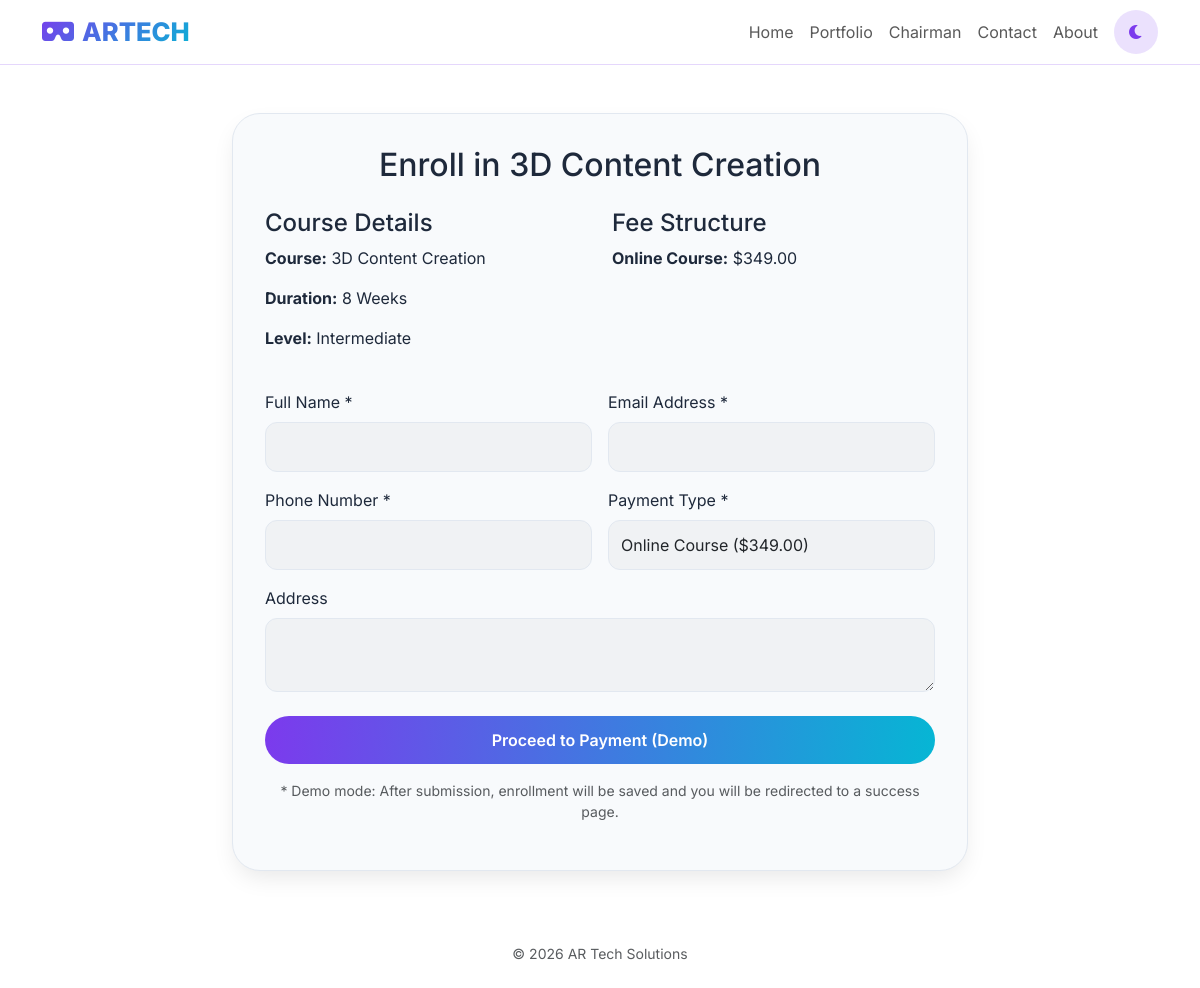
Page /enroll.php?course_id=6 on the committed database.
### tables this page shows
CREATE TABLE `courses` (
  `id` int(11) NOT NULL,
  `title` varchar(255) NOT NULL,
  `description` text DEFAULT NULL,
  `short_description` text DEFAULT NULL,
  `icon_class` varchar(100) DEFAULT 'fas fa-cube',
  `link_url` varchar(255) DEFAULT '#',
  `image_url` varchar(500) DEFAULT NULL,
  `duration` varchar(50) DEFAULT NULL,
  `total_classes` int(11) DEFAULT 0,
  `total_projects` int(11) DEFAULT 0,
  `instructor_name` varchar(255) DEFAULT NULL,
  `instructor_bio` text DEFAULT NULL,
  `instructor_image` varchar(500) DEFAULT NULL,
  `curriculum` longtext DEFAULT NULL CHECK (json_valid(`curriculum`)),
  `career_outcomes` text DEFAULT NULL,
  `prerequisites` text DEFAULT NULL,
  `software_learned` text DEFAULT NULL,
  `is_popular` tinyint(4) DEFAULT 0,
  `level` varchar(50) DEFAULT NULL,
  `price` decimal(10,2) NOT NULL DEFAULT 0.00,
  `price_offline` decimal(10,2) DEFAULT 0.00,
  `enrolled_students` int(11) NOT NULL DEFAULT 0,
  `status` tinyint(1) NOT NULL DEFAULT 1,
  `order_position` int(11) DEFAULT 0,
  `created_at` timestamp NOT NULL DEFAULT current_timestamp()
);

### enroll.php (the view, shortened to what this page needs)
<?php
require_once 'config.php';
$course_id = isset($_GET['course_id']) ? intval($_GET['course_id']) : 0;
$stmt = $pdo->prepare("SELECT * FROM courses WHERE id = ? AND status = 1");
$stmt->execute([$course_id]);
$course = $stmt->fetch();
?>
<!DOCTYPE html>
<html lang="en">
<head>
    <link href="https://cdn.jsdelivr.net/npm/bootstrap@5.3.0-alpha1/dist/css/bootstrap.min.css" rel="stylesheet">
    <link rel="stylesheet" href="https://cdnjs.cloudflare.com/ajax/libs/font-awesome/6.0.0-beta3/css/all.min.css">
</head>
<body>
<nav class="navbar navbar-expand-lg glass-nav">
    <div class="container">
        <a class="navbar-brand" href="index.php"><i class="fas fa-vr-cardboard me-2"></i>ARTECH</a>
        <div class="collapse navbar-collapse" id="navbarNav">
            <ul class="navbar-nav ms-auto">
                <li class="nav-item"><a class="nav-link" href="index.php">Home</a></li>
                <li class="nav-item"><a class="nav-link" href="portfolio.php">Portfolio</a></li>
                <li class="nav-item"><a class="nav-link" href="chairman-speech.php">Chairman</a></li>
                <li class="nav-item"><a class="nav-link" href="contact.php">Contact</a></li>
                <li class="nav-item"><a class="nav-link" href="about.php">About</a></li>
            </ul>
            <button id="darkModeToggle" class="dark-toggle ms-2"><i class="fas fa-moon"></i></button>
        </div>
    </div>
</nav>
<main class="container py-5">
    <div class="row justify-content-center">
        <div class="col-lg-8">
            <div class="glass-card">
                <h2 class="text-center mb-4">Enroll in <?php echo htmlspecialchars($course['title']); ?></h2>
                <div class="row mb-4">
                    <div class="col-md-6">
                        <h4>Course Details</h4>
                        <p><strong>Course:</strong> <?php echo htmlspecialchars($course['title']); ?></p>
                        <p><strong>Duration:</strong> <?php echo htmlspecialchars($course['duration']); ?></p>
                        <p><strong>Level:</strong> <?php echo htmlspecialchars($course['level']); ?></p>
                    </div>
                    <div class="col-md-6">
                        <h4>Fee Structure</h4>
                        <p><strong>Online Course:</strong> $<?php echo number_format($course['price'], 2); ?></p>
                    </div>
                </div>
                <form method="POST">
                    <div class="row g-3">
                        <div class="col-md-6">
                            <label class="form-label">Full Name *</label>
                            <input type="text" name="name" class="form-control" required>
                        </div>
                        <div class="col-md-6">
                            <label class="form-label">Email Address *</label>
                            <input type="email" name="email" class="form-control" required>
                        </div>
                        <div class="col-md-6">
                            <label class="form-label">Phone Number *</label>
                            <input type="tel" name="phone" class="form-control" required>
                        </div>
                        <div class="col-md-6">
                            <label class="form-label">Payment Type *</label>
                            <select name="payment_type" class="form-select" required>
                                <option value="online">Online Course ($<?php echo number_format($course['price'], 2); ?>)</option>
                            </select>
                        </div>
                        <div class="col-12">
                            <label class="form-label">Address</label>
                            <textarea name="address" class="form-control" rows="2"></textarea>
                        </div>
                    </div>
                    <div class="mt-4">
                        <button type="submit" class="btn btn-primary-custom w-100">Proceed to Payment (Demo)</button>
                    </div>
                </form>
                <p class="text-muted mt-3 small text-center">* Demo mode: After submission, enrollment will be saved and you will be redirected to a success page.</p>
            </div>
        </div>
    </div>
</main>
<footer class="text-center py-4 text-muted small">© <?php echo date('Y'); ?> AR Tech Solutions</footer>
</body>
</html>

### enroll.php (style rules this page uses)
:root { --primary: #7c3aed; --primary-dark: #5b21b6; --secondary: #06b6d4; --bg-light: #ffffff; --bg-dark: #0f0f12; --surface-light: #f8fafc; --surface-dark: #1e1e2a; --text-light: #1e293b; --text-dark: #e2e8f0; --border-light: #e2e8f0; --border-dark: #2d3a4e; --shadow: 0 10px 25px -5px rgba(0,0,0,0.1); }
body { font-family: 'Inter', sans-serif; background: var(--bg-light); color: var(--text-light); }
.glass-card { background: var(--surface-light); border-radius: 28px; border: 1px solid var(--border-light); padding: 2rem; box-shadow: var(--shadow); }
.btn-primary-custom { background: linear-gradient(95deg, var(--primary), var(--secondary)); border: none; padding: 12px 32px; border-radius: 40px; color: white; font-weight: 600; transition: 0.3s; }
.glass-nav { background: rgba(255,255,255,0.85); backdrop-filter: blur(12px); border-bottom: 1px solid rgba(124,58,237,0.2); padding: 0.5rem 1rem; }
.navbar-brand { font-size: 1.6rem; font-weight: 800; background: linear-gradient(135deg, var(--primary), var(--secondary)); -webkit-background-clip: text; background-clip: text; color: transparent; }
.dark-toggle { background: rgba(124,58,237,0.15); border: none; border-radius: 40px; width: 44px; height: 44px; color: var(--primary); }
.form-control, .form-select { background: rgba(0,0,0,0.03); border: 1px solid var(--border-light); border-radius: 12px; padding: 0.75rem; }

### rows in the picture
courses: title "3D Content Creation", duration "8 Weeks", level "Intermediate", price "349.00"
